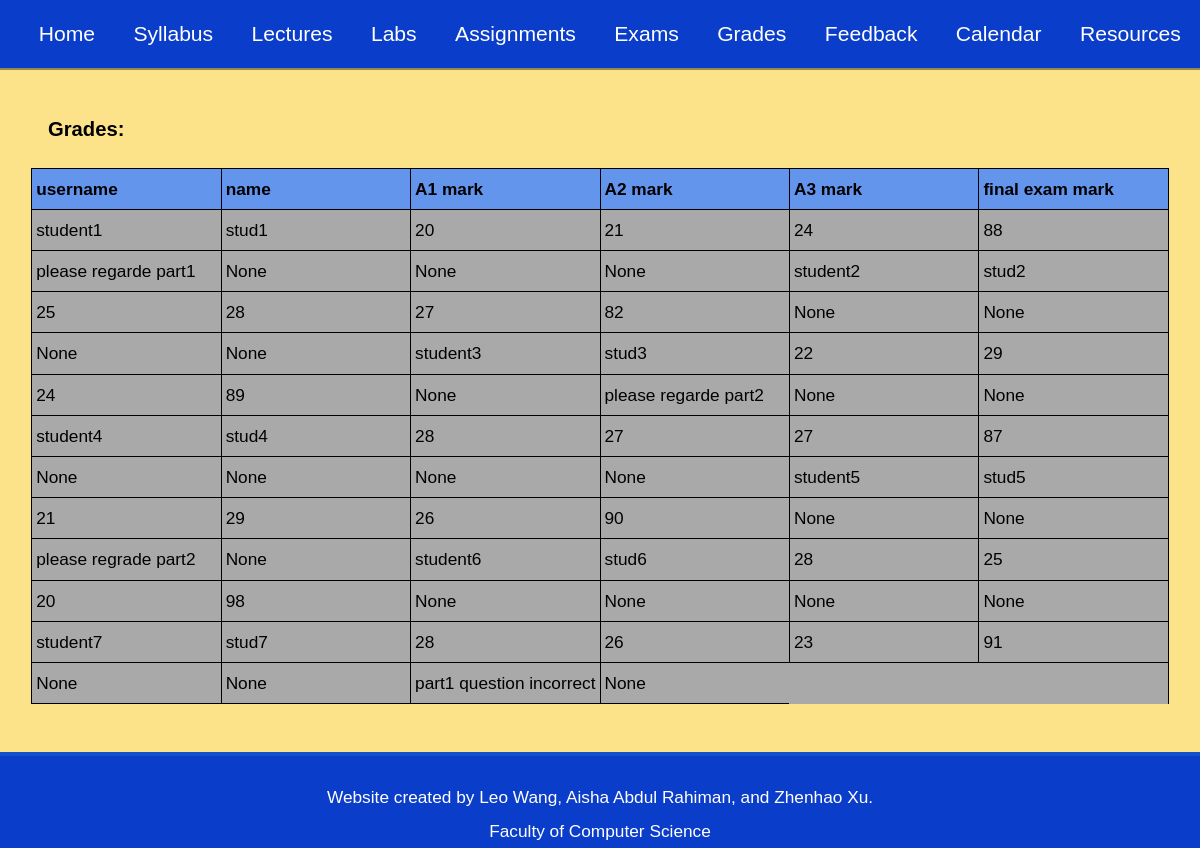
The app's page /grades (signed in) with its own data.
### tables this page shows
CREATE TABLE "Marks" (
	"username"	TEXT,
	"name"	TEXT,
	"A1"	INTEGER,
	"A2"	INTEGER,
	"A3"	INTEGER,
	"final"	INTEGER,
	"A1_reason"	TEXT,
	"A2_reason"	TEXT,
	"A3_reason"	TEXT,
	"final_reason"	TEXT,
	PRIMARY KEY("username")
);

### app.py (the view)
@app.route("/grades")
def grades():
    check_login()
    headings = ("username", "name", "A1 mark", "A2 mark", "A3 mark", "final exam mark")
    if session['usertype'] == 'student':
        data = records("SELECT username, name, A1, A2, A3, final FROM Marks WHERE username = ?", session['username'])
        if request.method == 'POST':
            username = session['username']
            name = session['name']
            A1_reason = request.form['A1_reason']
            A2_reason = request.form['A2_reason']
            A3_reason = request.form['A3_reason']
            final_reason = request.form['final_reason']
            execute("INSERT INTO Marks VALUES (?, ?, ?, ?, ?, ?)", session['username'], session['name'], A1_reason, A2_reason, A3_reason, final_reason)
            commit()
            return render_template('grades.html', headings=headings, data=data)
    elif session['usertype'] == 'instructor':
        data = records("SELECT * FROM Marks")
        return render_template('grades.html', headings=headings, data=data)
    else:
        raise ValueError('Invalid usertype: ' + session['usertype'])

### auth.py (called while the page is built)
def check_login():
    if 'username' not in session:
        abort(403)

### db.py (called while the page is built)
def records(commands, *values):
    cur.execute(commands, tuple(values))
    return cur.fetchall()

### templates/grades.html (shortened to what this page needs)
{% extends 'navbase.html' %}
{% block content %}
<h3>Grades:</h3>
<br>
    <div class="grades-table">
        {% for header in headings %}
            <span class="table-header">{{ header }}</span>
        {% endfor %}
        {% for row in data %}
            {% for entry in row %}
                <span>{{ entry }}</span>
            {% endfor %}
        {% endfor %}
    </div>
{% endblock %}

### templates/navbase.html (shortened to what this page needs)
<!DOCTYPE html>
<html lang="en">
<head>
    <link rel="stylesheet" href="{{ url_for('static', filename='style.css') }}">
</head>
<body>
    <nav id="navbar" class="nav">
        <ul class="nav-list">
            <li>
                <a href="index">Home</a>
            </li>
            <li>
                <a href="syllabus">Syllabus</a>
            </li>
            <li>
                <a href="lectures">Lectures</a>
            </li>
            <li>
                <a href="labs">Labs</a>
            </li>
            <li>
                <a href="assignments">Assignments</a>
            </li>
            <li>
                <a href="exams">Exams</a>
            </li>
            <li>
                <a href="grades">Grades</a>
            </li>
            <li>
                <a href="feedback">Feedback</a>
            </li>
            <li>
                <a href="calendar">Calendar</a>
            </li>
            <li>
                <a href="resources">Resources</a>
            </li>
        </ul>
    </nav>
    <div class="main">
        {% block content %}
        {% endblock %}
    </div>
    <footer>
        <p>
            Website created by Leo Wang, Aisha Abdul Rahiman, and Zhenhao Xu.
        </p>
        <a href="https://www.utsc.utoronto.ca/cms/faculty-of-computer-science">
            Faculty of Computer Science
        </a>
    </footer>
</body>
</html>

### static/style.css (style rules this page uses)
* { margin: 0; padding: 0; }
*, *::before, *::after { box-sizing: inherit; }
html { box-sizing: border-box; font-size: 62.5%; scroll-behavior: smooth; min-height: 100%; }
@media only screen and (max-width: 75em) { html { font-size: 60%; } }
body { font-family: "Arial Black", sans-serif; font-size: 1.8rem; font-weight: 400; line-height: 1.4; color: rgb(0, 0, 0); }
ul { list-style: none; }
a { text-decoration: none; color: black; }
.nav { display: flex; justify-content: flex-end; flex-wrap: wrap; position: fixed; top: 0; left: 0; width: 100%; background: rgb(10, 61, 201); box-shadow: 0 2px 0 rgba(0, 0, 0, 0.4); z-index: 1; overflow: hidden; }
.nav-list { display: flex; }
.nav-list > * { height: 100%; align-items: center; }
.nav-list a { display: block; font-size: 2.2rem; padding: 2rem; text-align: center; color: white; height: 100%; }
.main { display: flex; flex-direction: column; justify-content: left; align-items: flex-start; width: 100%; height: 100%; background-color: #FCE38A; padding-bottom: 5rem; padding-top: 12rem; min-height: calc(100vh - 10rem); }
.main > * { margin: 0 5rem 0 5rem; }
footer { width: 100%; height: 10rem; font-weight: 300; display: flex; flex-direction: column; text-align: center; align-items: center; justify-content: space-evenly; padding: 2rem; background: rgb(10, 61, 201); border-top: 4px solid rgb(20, 80, 201); }
footer > p { margin: 1rem; color: white; }
footer > a { color: white; }
.table-header { background-color: cornflowerblue; font-weight: bold; }
.grades-table { display: grid; grid-template-columns: repeat(6, 1fr); border-top: 1px solid black; border-right: 1px solid black; background: darkgray; margin-left: auto; margin-right: auto; }
.grades-table > span { padding: 8px 4px; border-left: 1px solid black; border-bottom: 1px solid black; }

### records on screen
Marks: username "student1", name "stud1", row "20" "21" "24" "88" "None" "None" "None", A1_reason "please regarde part1"
Marks: username "student2", name "stud2", row "25" "28" "27" "82" "None" "None" "None" "None"
Marks: username "student3", name "stud3", row "22" "29" "24" "89" "None" "None" "None", A2_reason "please regarde part2"
Marks: username "student4", name "stud4", row "28" "27" "27" "87" "None" "None" "None" "None"
Marks: username "student5", name "stud5", row "21" "29" "26" "90" "None" "None" "None", A3_reason "please regrade part2"
Marks: username "student6", name "stud6", row "28" "25" "20" "98" "None" "None" "None" "None"
Marks: username "student7", name "stud7", row "28" "26" "23" "91" "None" "None" "None", A3_reason "part1 question incorrect"

### other values on screen
{{ header }} "username" "name" "A1 mark" "A2 mark" "A3 mark" "final exam mark"
